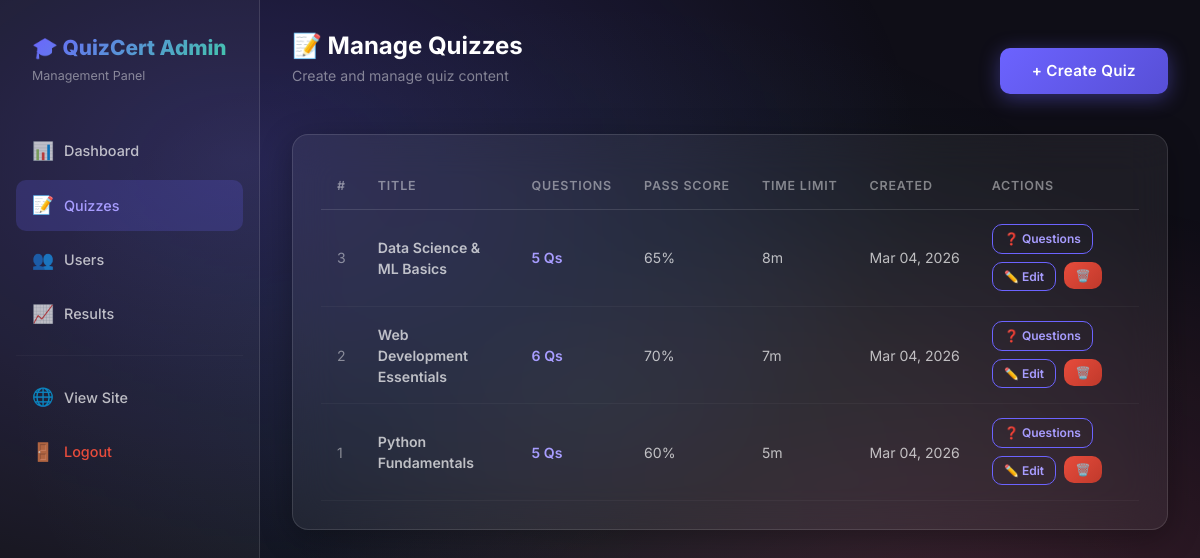
Screenshot of /admin/quizzes (signed in) with the database file from the repository.
### app.py (models this page shows)
class Quiz(db.Model):
    __tablename__ = 'quizzes'
    id            = db.Column(db.Integer, primary_key=True)
    title         = db.Column(db.String(200), nullable=False)
    description   = db.Column(db.Text, default='')
    passing_score = db.Column(db.Integer, default=60)   # percentage
    time_limit    = db.Column(db.Integer, default=600)  # seconds (0 = no limit)
    created_at    = db.Column(db.DateTime, default=datetime.datetime.utcnow)
    questions = db.relationship('Question', backref='quiz', lazy=True,
                                cascade='all, delete-orphan')
    results   = db.relationship('Result',   backref='quiz', lazy=True,
                                cascade='all, delete-orphan')

### app.py (the view)
@app.route('/admin/quizzes')
@admin_required
def admin_quizzes():
    quizzes = Quiz.query.order_by(Quiz.created_at.desc()).all()
    return render_template('admin/quizzes.html', quizzes=quizzes)

### app.py (called while the page is built)
def admin_required(f):
    from functools import wraps
    @wraps(f)
    def decorated(*args, **kwargs):
        if 'user_id' not in session:
            return redirect(url_for('admin_login'))
        user = db.session.get(User, session['user_id'])
        if not user or not user.is_admin:
            abort(403)
        return f(*args, **kwargs)
    return decorated

def current_user():
    if 'user_id' in session:
        return db.session.get(User, session['user_id'])
    return None

@app.context_processor
def inject_user():
    return dict(current_user=current_user())

### templates/admin/quizzes.html (shortened to what this page needs)
{% extends 'admin/base.html' %}
{% block content %}
<div class="d-flex justify-between align-center flex-wrap gap-2 mb-4">
    <div>
        <h1 class="section-title">📝 Manage Quizzes</h1>
        <p class="section-subtitle">Create and manage quiz content</p>
    </div>
    <a href="{{ url_for('admin_create_quiz') }}" class="btn-primary-custom">+ Create Quiz</a>
</div>
<div class="glass-card admin-card">
    {% if quizzes %}
    <div style="overflow-x:auto;">
        <table class="admin-table">
            <thead>
                <tr>
                    <th>#</th>
                    <th>Title</th>
                    <th>Questions</th>
                    <th>Pass Score</th>
                    <th>Time Limit</th>
                    <th>Created</th>
                    <th>Actions</th>
                </tr>
            </thead>
            <tbody>
                {% for quiz in quizzes %}
                <tr>
                    <td style="color:var(--text-muted);">{{ quiz.id }}</td>
                    <td style="font-weight:600;">{{ quiz.title }}</td>
                    <td>
                        <a href="{{ url_for('admin_questions', quiz_id=quiz.id) }}"
                            style="color:var(--primary-light); text-decoration:none; font-weight:600;">
                            {{ quiz.questions|length }} Qs
                        </a>
                    </td>
                    <td>{{ quiz.passing_score }}%</td>
                    <td>{% if quiz.time_limit > 0 %}{{ quiz.time_limit // 60 }}m{% else %}None{% endif %}</td>
                    <td style="white-space:nowrap;">{{ quiz.created_at.strftime('%b %d, %Y') }}</td>
                    <td style="white-space:nowrap; display:flex; gap:0.5rem; flex-wrap:wrap;">
                        <a href="{{ url_for('admin_questions', quiz_id=quiz.id) }}" class="btn-outline-custom"
                            style="padding:0.3rem 0.7rem; font-size:0.75rem;">❓ Questions</a>
                        <a href="{{ url_for('admin_edit_quiz', quiz_id=quiz.id) }}" class="btn-outline-custom"
                            style="padding:0.3rem 0.7rem; font-size:0.75rem;">✏️ Edit</a>
                        <form method="POST" action="{{ url_for('admin_delete_quiz', quiz_id=quiz.id) }}"
                            style="display:inline;">
                            <button type="submit" class="btn-danger-custom"
                                data-confirm="Are you sure you want to delete '{{ quiz.title }}'? This will also delete all questions and results."
                                style="padding:0.3rem 0.7rem; font-size:0.75rem;">
                                🗑️
                            </button>
                        </form>
                    </td>
                </tr>
                {% endfor %}
            </tbody>
        </table>
    </div>
    {% else %}
    <div class="text-center" style="padding:3rem 0; color:var(--text-muted);">
        <div style="font-size:3rem; margin-bottom:1rem;">📭</div>
        <p>No quizzes yet. <a href="{{ url_for('admin_create_quiz') }}" style="color:var(--primary-light);">Create the
                first one!</a></p>
    </div>
    {% endif %}
</div>
{% endblock %}

### static/css/style.css (style rules this page uses)
:root { --primary: #6C63FF; --primary-dark: #574fd6; --primary-light: #a89dff; --secondary: #FF6584; --accent: #43C6AC; --success: #28a745; --danger: #e74c3c; --warning: #f39c12; --dark: #0f0e17; --dark-2: #1a1a2e; --dark-3: #16213e; --card-bg: rgba(255,255,255,0.06); --card-border: rgba(255,255,255,0.12); --text-primary: #ffffff; --text-secondary: rgba(255,255,255,0.7); --text-muted: rgba(255,255,255,0.45); --radius: 16px; --radius-sm: 10px; --shadow: 0 8px 32px rgba(0,0,0,0.3); --shadow-lg: 0 20px 60px rgba(0,0,0,0.5); --transition: all 0.3s cubic-bezier(0.4, 0, 0.2, 1); }
*, *::before, *::after { box-sizing: border-box; margin: 0; padding: 0; }
body { font-family: 'Inter', sans-serif; background: var(--dark); color: var(--text-primary); min-height: 100vh; overflow-x: hidden; }
body::before { content: ''; position: fixed; inset: 0; background: radial-gradient(ellipse at 20% 20%, rgba(108,99,255,0.25) 0%, transparent 50%), radial-gradient(ellipse at 80% 80%, rgba(255,101,132,0.18) 0%, transparent 50%), radial-gradient(ellipse at 50% 50%, rgba(67,198,172,0.1) 0%, transparent 70%); pointer-events: none; z-index: 0; }
.glass-card { background: var(--card-bg); backdrop-filter: blur(20px); border: 1px solid var(--card-border); border-radius: var(--radius); box-shadow: var(--shadow); transition: var(--transition); }
.btn-primary-custom { background: linear-gradient(135deg, var(--primary), var(--primary-dark)); color: #fff; border: none; border-radius: var(--radius-sm); padding: 0.75rem 2rem; font-weight: 600; font-size: 0.95rem; letter-spacing: 0.3px; cursor: pointer; transition: var(--transition); box-shadow: 0 4px 20px rgba(108,99,255,0.4); display: inline-flex; align-items: center; gap: 0.5rem; text-decoration: none; }
.btn-danger-custom { background: linear-gradient(135deg, #e74c3c, #c0392b); color: #fff; border: none; border-radius: var(--radius-sm); padding: 0.5rem 1.2rem; font-weight: 600; cursor: pointer; transition: var(--transition); display: inline-flex; align-items: center; gap: 0.4rem; text-decoration: none; font-size: 0.85rem; }
.btn-outline-custom { background: transparent; color: var(--primary-light); border: 1px solid var(--primary); border-radius: var(--radius-sm); padding: 0.7rem 1.8rem; font-weight: 600; cursor: pointer; transition: var(--transition); text-decoration: none; display: inline-flex; align-items: center; gap: 0.5rem; }
.admin-card { padding: 1.75rem; margin-bottom: 1.5rem; }
.admin-table { width: 100%; border-collapse: collapse; }
.admin-table th { padding: 0.85rem 1rem; text-align: left; font-size: 0.78rem; font-weight: 600; color: var(--text-muted); text-transform: uppercase; letter-spacing: 0.8px; border-bottom: 1px solid var(--card-border); white-space: nowrap; }
.admin-table td { padding: 0.9rem 1rem; border-bottom: 1px solid rgba(255,255,255,0.04); font-size: 0.88rem; color: var(--text-secondary); vertical-align: middle; }
.section-title { font-size: 1.5rem; font-weight: 700; margin-bottom: 0.25rem; }
.section-subtitle { color: var(--text-muted); font-size: 0.88rem; margin-bottom: 1.5rem; }
.d-flex { display: flex; }
.align-center { align-items: center; }
.justify-between { justify-content: space-between; }
.gap-2 { gap: 1rem; }
.flex-wrap { flex-wrap: wrap; }

### rows the page displays
Quiz: id "3", title "Data Science & ML Basics", questions|length "5", passing_score "65", time_limit "8", created_at "Mar 04, 2026"
Quiz: id "2", title "Web Development Essentials", questions|length "6", passing_score "70", time_limit "7", created_at "Mar 04, 2026"
Quiz: id "1", title "Python Fundamentals", questions|length "5", passing_score "60", time_limit "5", created_at "Mar 04, 2026"
